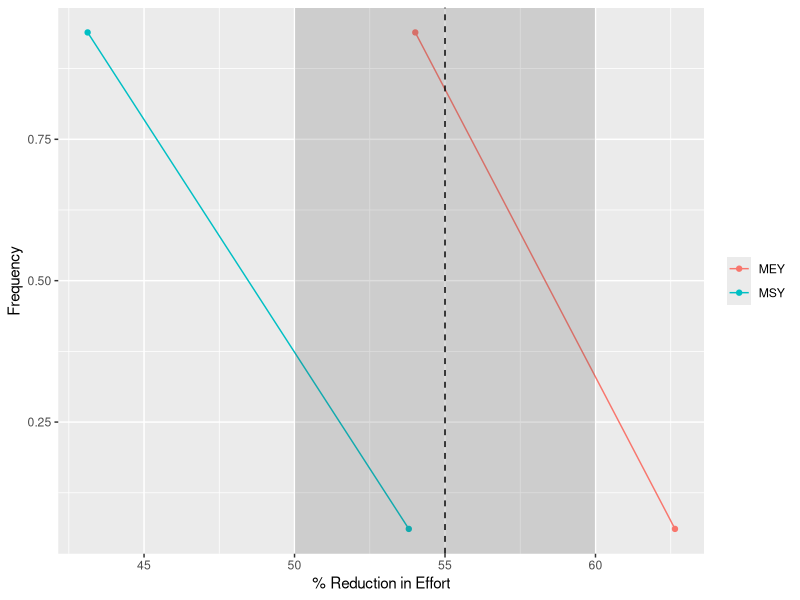

Write the R code that produced this figure.
rm(list = ls())

library(readr)
library(ggplot2)
library(cowplot)
library(tibble)
library(tidyr)
library(dplyr)

##### 2 functions #####

### Function 1: Plot that asks: Will rebuilding be enough? 
### (i.e. distribution plot/frequency weight one) 

## Inputs: 
# 1: A dataframe with 4 columns: idorig, pctredfmsy, pctredfmey, weight (weight pre-normalized to add up to 1)
#    Sample of this dataframe attached as "sample-table-f1.csv"
# 2: 3 estimates of percent change needed for the bycatch species of interest: point/median, lower, upper

## Outputs: Plot with % Change in F on x-axis, and freq. distributions 
##  for each of msy and mey (i.e. pctredfmsy and pctredfmey), and vertical gridline at point/median estimate, 
##  with shaded region between lower and upper values given

df1 <- read_csv("sample-table-f1.csv")
## GM: Matt, when exporting CSV files via write.csv, remember to set row.names = F
## I've adjusted the sample datasets in this folder already, but just a tip for the future

df1 %>%
  rename(MSY = pctredfmsy,
         MEY = pctredfmey) %>%
  gather(key, reduction, MSY:MEY) %>%
  group_by(key, reduction) %>%
  summarise(culm_weight = sum(weight, na.rm = T)) %>%
  ggplot(aes(x = reduction, y = culm_weight, col = key)) +
  geom_point() +
  geom_line() +
  ## GM: We can test the geom_smooth function with bigger data...
  # geom_smooth(span = 0.2, se = F) +
  ## GM: You have to plug these next values in maually at the moment. 
  ## Ideally it would call an another dataframe automatically. This is
  ## easy to do, but I'd need to see the data to set up the function.
  annotate("rect", xmin = 50, xmax = 60, ymin = -Inf, ymax = Inf,
           alpha = .2) +
  geom_vline(xintercept = 55, lty = 2) +
  labs(x = "% Reduction in Effort", y = "Frequency") +
  theme(legend.title = element_blank())


### Function 2: How much does it cost to reduce mortality enough? (minimized) 

## Inputs: 
# 1: A dataframe with columns: idorig, pctredfmsy, pctredfmey, weight, fvfmsy, g, beta, phi, price, marginalcost
#    Sample of this dataframe attached as "sample-table-f2.csv"
# 2: 3 estimates of percent change needed for the bycatch species of interest: point/median, lower, upper
# 3: A desired percent chance that the bycatch reduction threshold is met
# 4: A function (below) describing the relationship for a target stock between the equilibrium profit 
#     and the percent reduction in F (pctredf; a variable) in terms of columns in the input table.
#     The function will be the same for all stocks.
eqprofit <- function(pctred,price,marginalcost,fvfmsy,g,k,phi,beta) {
  eqp <-  (0.01 * price * fvfmsy * g * k * (100 - pctred) * (((1 + phi - (fvfmsy * phi) + (0.01 * fvfmsy * pctred * phi))/(1 + phi))^(1/phi))) - 
    (marginalcost * ((fvfmsy * g * (1 - (pctred/100)))^beta)) + 
    return(eqp)
}

# 5: A function (below) describing the relationship for a target stock between the equilibrium yield (i.e. catch) 
#     and the percent reduction in F (pctredf; a variable) in terms of columns in the input table.
#     The function will be the same for all stocks.
eqyield <- function(pctred,fvfmsy,g,k,phi) {
  eqy <- 0.01 * fvfmsy * g * k * (100 - pctred) * (((1 + phi - (fvfmsy * phi) + (0.01 * fvfmsy * pctred * phi))/(1 + phi))^(1/phi))
  return(eqy)
}

# 6: A function (below) describing the relationship between bycatch benefit (in terms of percent reduction in bycatch mortality)
#     and the percent reduction in F for a target stock (pctredf; a variable)
bycatchbenefit <- function(pctred,weight) {
  benefit <- pctred * weight
  return(benefit)
}

## Outputs: 
# 1. 2 values (not a data frame): (i) minimum profit cost of achieving the point/median percent change needed for bycatch species
#                                 (ii) minimum yield cost of achieving the point/median percent change needed for bycatch species
# 2,3. Same as 1. but for each of the lower and upper percent change needed.
